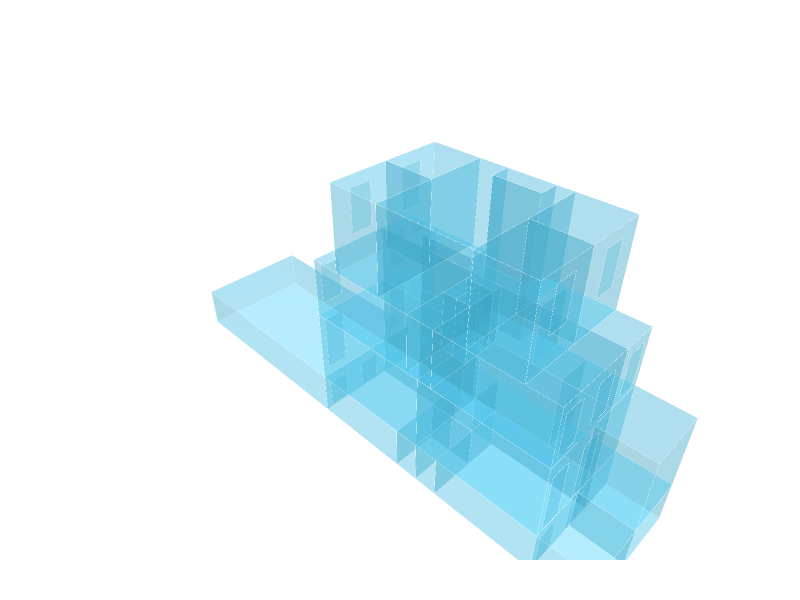

The notebook cell saved with this chart:
### Markdown cell above
## 10. Load Windows

### Code cell
WIN_PATH = r"C:\Users\etmaglari\IAAC\etmaglari_gML\Homework04\Objects\Old Layout\window.obj"

win_objects = Topology.ByOBJPath(WIN_PATH, selfMerge=False)
if not isinstance(win_objects, list):
    win_objects = [win_objects]

windows = []
for obj in win_objects:
    for w in (Topology.Wires(obj) or []):
        f = Face.ByWire(w)
        if f is not None:
            windows.append(f)

for w in windows:
    Topology.SetDictionary(w, Dictionary.ByKeysValues(["color", "type"], ["#4CC9F0", "window"]))

print(f"Windows found: {len(windows)}")
win_cluster = Cluster.ByTopologies(windows)

Topology.Show(
    cell_cluster, win_cluster,
    faceColor="#4CC9F0", faceOpacity=0.25,
    edgeColor="white", edgeWidth=0.5,
    showVertices=False,
    backgroundColor="white",
    width=800, height=600,
    renderer=renderer
)

### Figure 1 — Plotly figure (JSON) as saved in the notebook; plotly's stock layout.template omitted (floating-point values rounded to 4 significant figures; data arrays with more than 128 entries replaced by an {"elided": "..."} marker saying what was removed)
{"data": [{"hoverinfo": "text", "legendgroup": "2", "legendrank": 2, "line": {"color": "white", "dash": "solid", "width": 0.5}, "marker": {"size": 0}, "mode": "lines", "name": "1: Untitled (Edges)", "showlegend": false, "text": "", "type": "scatter3d", "x": {"elided": "1260 float values"}, "y": {"elided": "1260 float values"}, "z": {"elided": "1260 float values"}}, {"cmax": 1, "cmin": 0, "color": "#4CC9F0", "colorscale": [[0, "#440154"], [0.1111, "#482878"], [0.2222, "#3e4989"], [0.3333, "#31688e"], [0.4444, "#26828e"], [0.5556, "#1f9e89"], [0.6667, "#35b779"], [0.7778, "#6ece58"], [0.8889, "#b5de2b"], [1, "#fde725"]], "flatshading": true, "hoverinfo": "text", "hovertext": "", "i": {"elided": "440 int values"}, "j": {"elided": "440 int values"}, "k": {"elided": "440 int values"}, "legendgroup": "3", "legendrank": 3, "lighting": {"facenormalsepsilon": 0}, "name": "1: Untitled (Faces)", "opacity": 0.25, "showlegend": false, "showscale": false, "text": "", "type": "mesh3d", "x": {"elided": "218 float values"}, "y": {"elided": "218 float values"}, "z": {"elided": "218 float values"}}, {"hoverinfo": "text", "legendgroup": "6", "legendrank": 6, "line": {"color": "white", "dash": "solid", "width": 0.5}, "marker": {"size": 0}, "mode": "lines", "name": "2: Untitled (Edges)", "showlegend": false, "text": "", "type": "scatter3d", "x": {"elided": "288 float values"}, "y": {"elided": "288 float values"}, "z": {"elided": "288 float values"}}, {"cmax": 1, "cmin": 0, "color": "#4CC9F0", "colorscale": [[0, "#440154"], [0.1111, "#482878"], [0.2222, "#3e4989"], [0.3333, "#31688e"], [0.4444, "#26828e"], [0.5556, "#1f9e89"], [0.6667, "#35b779"], [0.7778, "#6ece58"], [0.8889, "#b5de2b"], [1, "#fde725"]], "flatshading": true, "hoverinfo": "text", "hovertext": "", "i": [0, 0, 4, 4, 8, 8, 12, 12, 16, 16, 20, 20, 24, 24, 28, 28, 32, 32, 36, 36, 40, 40, 44, 44, 48, 48, 52, 55, 56, 57, 57, 57, 57, 61, 61, 63, 66, 67, 68, 68, 68, 68, 72, 72, 74, 77, 78, 79, 79, 81, 82, 83, 84, 85, 88, 89, 90, 90, 92, 93, 94, 95], "j": [1, 2, 5, 6, 9, 10, 13, 14, 17, 18, 21, 22, 25, 26, 29, 30, 33, 34, 37, 38, 41, 42, 45, 46, 49, 50, 53, 52, 55, 58, 59, 60, 56, 54, 57, 64, 63, 66, 69, 70, 71, 67, 65, 68, 75, 75, 75, 80, 75, 80, 80, 80, 80, 86, 86, 86, 91, 86, 91, 91, 91, 91], "k": [2, 3, 6, 7, 10, 11, 14, 15, 18, 19, 22, 23, 26, 27, 30, 31, 34, 35, 38, 39, 42, 43, 46, 47, 50, 51, 54, 54, 54, 59, 60, 56, 54, 62, 54, 65, 65, 65, 70, 71, 67, 65, 73, 65, 76, 74, 77, 75, 78, 79, 81, 82, 83, 87, 85, 88, 86, 89, 90, 92, 93, 94], "legendgroup": "7", "legendrank": 7, "lighting": {"facenormalsepsilon": 0}, "name": "2: Untitled (Faces)", "opacity": 0.25, "showlegend": false, "showscale": false, "text": "", "type": "mesh3d", "x": [-21.05, -21.05, -22.06, -22.06, -18.27, -18.27, -19.27, -19.27, -21.05, -21.05, -22.06, -22.06, -18.27, -18.27, -19.27, -19.27, -21.68, -21.68, -22.69, -22.69, -17.73, -17.73, -18.74, -18.74, -21.68, -21.68, -22.69, -22.69, -17.73, -17.73, -18.74, -18.74, -19.72, -19.72, -20.72, -20.72, -21.68, -21.68, -22.69, -22.69, -21.7, -21.7, -22.7, -22.7, -19.72, -19.72, -20.72, -20.72, -17.73, -17.73, -18.74, -18.74, -22.45, -22.58, -22.7, -22.33, -22.2, -21.7, -21.82, -21.94, -22.07, -21.7, -22.7, -20.47, -20.6, -20.72, -20.35, -20.22, -19.72, -19.84, -19.96, -20.09, -19.72, -20.72, -20.6, -20.72, -20.72, -20.47, -20.35, -20.22, -19.72, -20.09, -19.96, -19.84, -19.72, -22.58, -22.7, -22.7, -22.45, -22.33, -22.2, -21.7, -22.07, -21.94, -21.82, -21.7], "y": [-13.98, -13.98, -13.98, -13.98, -13.98, -13.98, -13.98, -13.98, -23.03, -23.03, -23.03, -23.03, -23.03, -23.03, -23.03, -23.03, -12.57, -12.57, -12.57, -12.57, -12.57, -12.57, -12.57, -12.57, -12.57, -12.57, -12.57, -12.57, -12.57, -12.57, -12.57, -12.57, -12.57, -12.57, -12.57, -12.57, -12.57, -12.57, -12.57, -12.57, -24.44, -24.44, -24.44, -24.44, -24.44, -24.44, -24.44, -24.44, -24.44, -24.44, -24.44, -24.44, -24.44, -24.44, -24.44, -24.44, -24.44, -24.44, -24.44, -24.44, -24.44, -24.44, -24.44, -24.44, -24.44, -24.44, -24.44, -24.44, -24.44, -24.44, -24.44, -24.44, -24.44, -24.44, -24.44, -24.44, -24.44, -24.44, -24.44, -24.44, -24.44, -24.44, -24.44, -24.44, -24.44, -24.44, -24.44, -24.44, -24.44, -24.44, -24.44, -24.44, -24.44, -24.44, -24.44, -24.44], "z": [9.871, 11.8, 11.8, 9.871, 9.871, 11.8, 11.8, 9.871, 9.871, 11.8, 11.8, 9.871, 9.871, 11.8, 11.8, 9.871, 6.171, 8.017, 8.017, 6.171, 6.096, 7.942, 7.942, 6.096, 2.539, 5.244, 5.244, 2.539, 2.464, 5.169, 5.169, 2.464, 0.06559, 1.529, 1.529, 0.06559, 0.06559, 1.529, 1.529, 0.06559, 6.01, 8.017, 8.017, 6.01, 6.01, 7.942, 7.942, 6.01, 6.01, 7.942, 7.942, 6.01, 4.987, 4.958, 4.916, 5.005, 5.012, 4.916, 4.958, 4.987, 5.005, 2.144, 2.144, 4.987, 4.958, 4.916, 5.005, 5.012, 4.916, 4.958, 4.987, 5.005, 2.144, 2.144, 1.662, 0.06559, 1.621, 1.692, 1.71, 1.716, 0.06559, 1.71, 1.692, 1.662, 1.621, 1.662, 0.06559, 1.621, 1.692, 1.71, 1.716, 0.06559, 1.71, 1.692, 1.662, 1.621]}], "layout": {"autosize": true, "height": 600, "margin": {"b": 40, "l": 40, "r": 40, "t": 40}, "paper_bgcolor": "#FFFFFF", "plot_bgcolor": "#FFFFFF", "scene": {"aspectmode": "data", "camera": {"center": {"x": 0, "y": 0, "z": 0}, "eye": {"x": -1.25, "y": -1.25, "z": 1.25}, "projection": {"type": "perspective"}, "up": {"x": 0, "y": 0, "z": 1}}, "xaxis": {"visible": false}, "yaxis": {"visible": false}, "zaxis": {"visible": false}}, "showlegend": true, "width": 800, "xaxis": {"showgrid": false, "visible": false, "zeroline": false}, "yaxis": {"showgrid": false, "visible": false, "zeroline": false}}}
